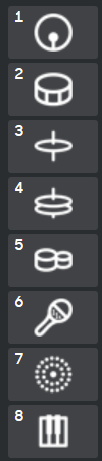
#> input picture icons.png, 102 x 461 px
$ python testDraw.py
#> lines starting #> are read from the running program, lines starting #| are printed output that depends on the picture
import sys
from math import floor
from PIL import Image, ImageDraw, ImageFont

#CONSTANTS#

cols = 32
rows = 8

topMargin = 60
leftMargin = 90
bottomMargin = 80
rightMargin = 20

squareSize = 40

bgColor = (35, 35, 40)

#FUNCTIONS#

def getCoords(i):
	row = i // cols
	col = i % cols
	coords = [leftMargin + col * squareSize/2, topMargin + row * squareSize,
		leftMargin + (col+1) * squareSize/2, topMargin + (row+1) * squareSize]
	return coords

def getRefCoords(i):
	row = i // cols
	col = i % cols
	coords = [refLeftMargin + col * squareSize * 7/8, refTopMargin + row * squareSize,
		refLeftMargin + (col+1) * squareSize * 7/8, refTopMargin + (row+1) * squareSize]
	return coords

## Colors
# 1.1, .2, .9
# 1.8, .2, 3.2
# 1.8, .8, 3.2
def getColors(prob):
	color = floor(prob * 256)
	colorR = int(floor(color * 1.8))
	colorG = int(floor(color * .8))
	colorB = int(floor(color * 3.2))
	return (colorR, colorG, colorB)

def getDataProbs(dataFile):
    numDataFeatures = 8 * 32
    numDataPoints = -1
    dataSum = [0] * numDataFeatures

    fp = open(dataFile,'r')
    for _,line in enumerate(fp):
        numDataPoints += 1
        if numDataPoints == 0: continue
        for i in range(len(line)):
            if line[i].isdigit():
                dataSum[i // 2] += int(line[i]) # Change to adjust to data
    fp.close()

    dataProbs = [x / (1.0 * numDataPoints) for x in dataSum]
    return dataProbs

#####

imageSize = [leftMargin + rightMargin + cols * squareSize // 2,
	topMargin + bottomMargin + rows * squareSize]

imageBounds = [0, 0] + imageSize

im = Image.new("RGB", imageSize, bgColor)
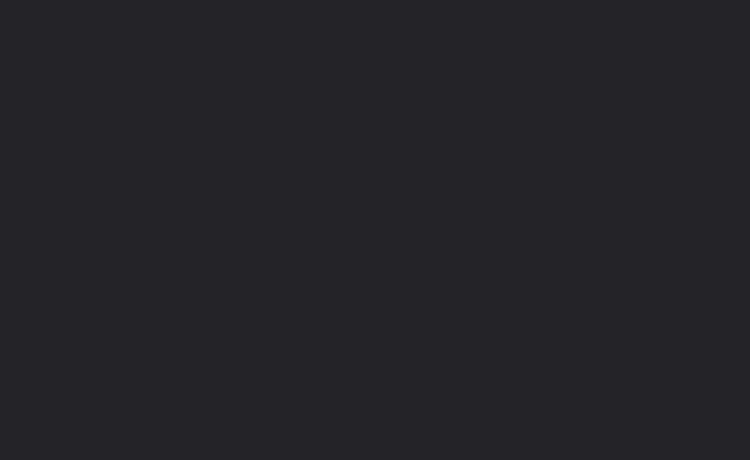
#> im: PIL image 750x460 RGB; mean R, G, B 35, 35, 40
draw = ImageDraw.Draw(im)

# Paste in the icons
icons = Image.open("icons.png")
#> icons is the input picture: PIL image 102x461 RGBA; mean R, G, B, A 75.7, 77.7, 80.5, 255
icons.thumbnail((leftMargin, rows * squareSize))
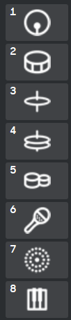
#> icons: PIL image 71x320 RGBA; mean R, G, B, A 75.7, 77.7, 80.5, 255
im.paste(icons, (leftMargin - icons.size[0], topMargin))
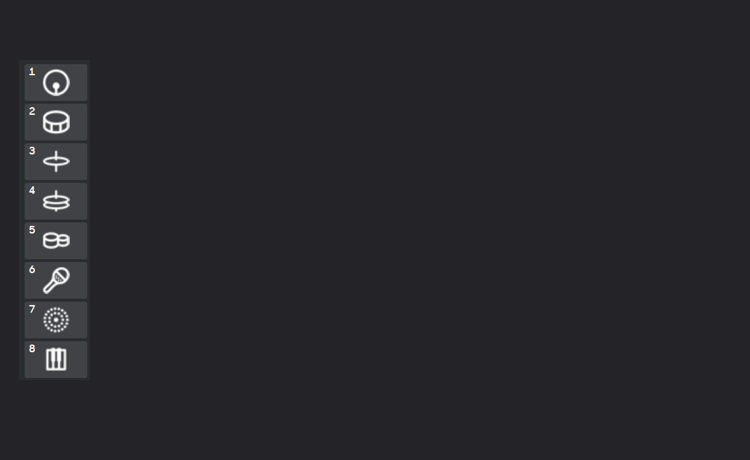
#> im: PIL image 750x460 RGB; mean R, G, B 37.7, 37.8, 42.7

# Draw in the percentage references
refLeftMargin = leftMargin - icons.size[0] + 5
#> refLeftMargin = 24
refTopMargin = topMargin + rows * squareSize + 5
for i in range(0, 20):
	percentage = i * .05
	draw.rectangle(getRefCoords(i), fill = getColors(percentage))

# Draw in the measure explanation
for i in range(0, 8):
	arcXY = [leftMargin + cols * squareSize / 2 * i / 8,
			topMargin - 20,
			leftMargin + cols * squareSize / 2 * (i+1) / 8,
			topMargin + 20]
	draw.arc(arcXY, 200, 340, fill=(255, 255, 255))

# Draw in the data probabilities
dataFile = "new_songs_data.csv"
dataProbs = getDataProbs(dataFile)
#> (reads new_songs_data.csv from the repository)
for i in range(0, 32 * 8):
	draw.rectangle(getCoords(i), fill = getColors(dataProbs[i]))

# Add text
fnt = ImageFont.truetype('open-sans\OpenSans-Regular.ttf', 20)
draw.text((refLeftMargin + 5, imageSize[1] - 35), "p = 0", font=fnt, fill=(255,255,255))
draw.text((imageSize[0] - 80, imageSize[1] - 35), "p = 1", font=fnt, fill=(255,255,255))
draw.text((leftMargin - 60, topMargin - 50), "Beat", font=fnt, fill=(255,255,255))
for i in range(0, 8):
	textCoords = [leftMargin + cols * squareSize / 2 * i / 8, topMargin - 50]
	draw.text(textCoords, str(i+1), font=fnt, fill=(255,255,255))

del draw

im.save("image.png")
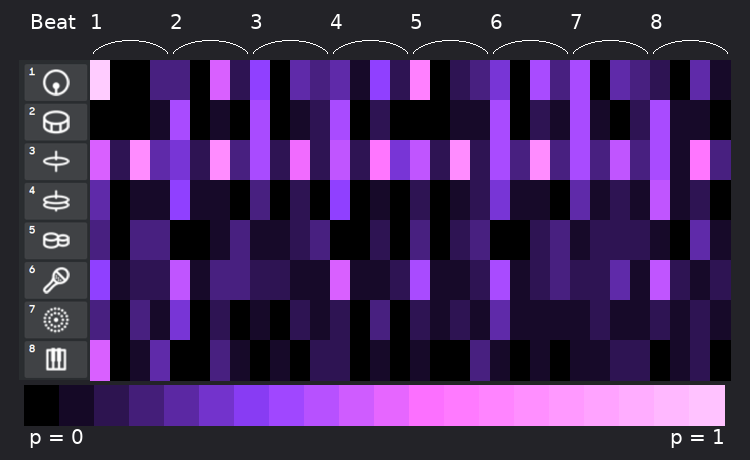
#> saved as image.png: PIL image 750x460 RGB; mean R, G, B 64.4, 39, 87.7
